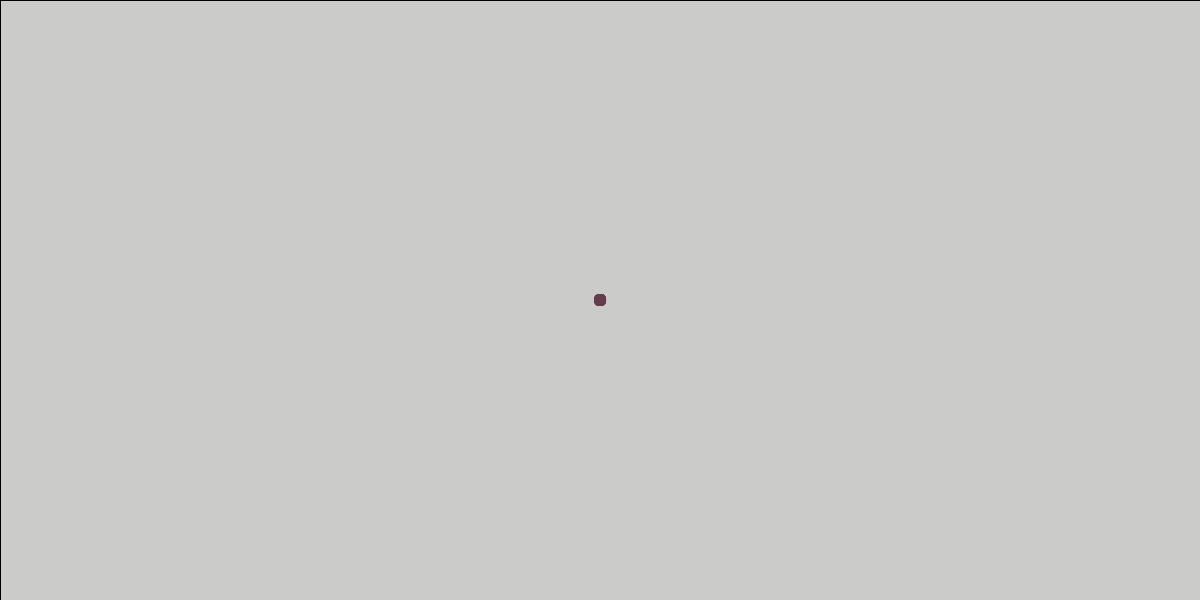
Frame 1 (no input)
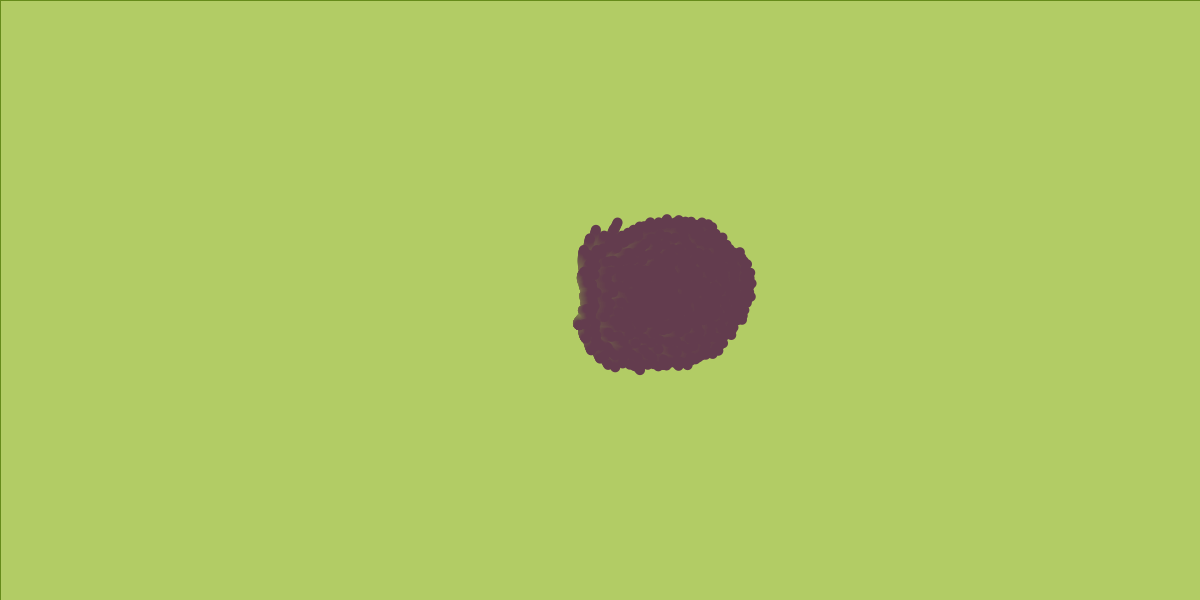
Frame 60 (the mouse pressed at the canvas centre just before this capture)
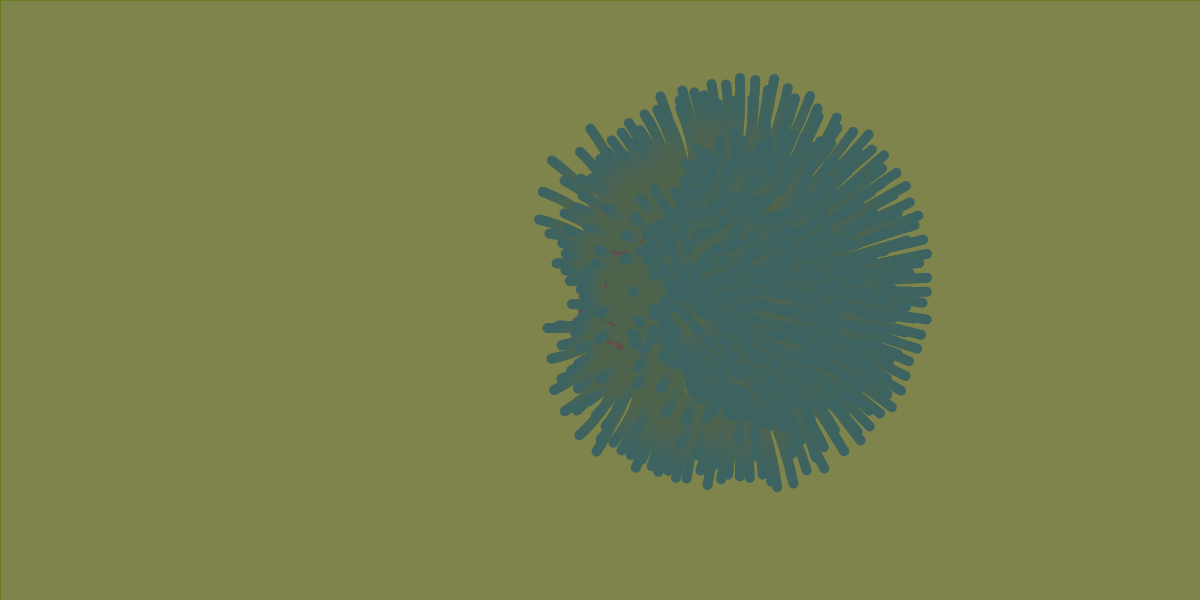
Frame 120 (the mouse held since frame 60 and released just before this capture)

The Processing sketch that drew these frames (run headless with seeded random() and noise(); from frame 60 on, the mouse is pressed at the canvas centre):

// Processing sketch: processing_28311
// ── processing_28311.pde

/* Flocking Simulation v. 1.0
By Graham Strang
Based heavily on Daniel Shiffman's "The Nature of Code" flocking exercise.
Creates 500 balls which travel both independently and as a group, changing color with cursor movements and creating visual paths of their motion.
The base code is Daniel Shiffman's flocking code, with graphics elements created and integrated by me.
*/


float backBright, backSat;
float boidBright, boidSat;


Flock flock = new Flock();

void setup(){
  size(1200,600);
  colorMode(HSB);
  flock = new Flock();
  noCursor();
  for(int i = 0; i < 500; i++){  //makes 500 Boids. Original code at http://www.shiffman.net/itp/classes/nature/week06_s09/flocking/Flocking.pde
    flock.addBoid(new Boid(new PVector(width/2,height/2),3,.05));
  }
  smooth();
}

void draw(){
  backBright = map(mouseX,0,width, 200,0);
  backSat = map(mouseY,0,height, 200,0);
  fill(50,backBright, backSat, 5);
  rect(0,0,width, height);
  flock.run();  //executes run().Oiginal code at http://www.shiffman.net/itp/classes/nature/week06_s09/flocking/Flocking.pde

    
  }




class Boid{
  PVector location;
  PVector velocity;
  PVector acceleration;
  float speedLimit;  //maximum speed
  float forceLimit;  // maximum steering force   original code at http://www.shiffman.net/itp/classes/nature/week06_s09/flocking/Boid.pde
  float r;
  
  Boid(PVector l, float sl, float fl){
   acceleration = new PVector(0,0);
   velocity = new PVector (random(-1,1), random(-1,1));
   location = l.get();
  
   speedLimit = sl;
   forceLimit = fl;  // Sets vector and limiting values. Original code at http://www.shiffman.net/itp/classes/nature/week06_s09/flocking/Boid.pde
  }
   void run(ArrayList boids){
     flocker(boids);
     update();
     borders();
     render();
   }
   
  void render(){
    
    noStroke();
    ellipse(location.x, location.y, 10,10);
    fill(235, 99, 99);
    if(mousePressed == true){    //Changes color to cyan upon mouse click
      fill(126, 99,99);
    }
    
  }
   void flocker(ArrayList boids){ //The three rules: Seperation, Alignment, Cohesion. Original Code at http://www.shiffman.net/itp/classes/nature/week06_s09/flocking/Boid.pde
    PVector sep = seperation(boids);
    PVector ali = align(boids);
    PVector coh = cohesion(boids);
    //Weighting the forces
    sep.mult(1.5);
    ali.mult(1);
    coh.mult(1);
    //Adding force to acceleration
    acceleration.add(sep);
    acceleration.add(ali);
    acceleration.add(coh);
    
  }
  
  void update(){  //updates location, velocity, max speed.
    velocity.add(acceleration);
    velocity.limit(speedLimit); //limiting speed
    location.add(velocity); 
    acceleration.mult(0); //resets acceleration
  }
  
  //These two set the Boids to seek each other out and slow when they arrive.
  //Original code at http://www.shiffman.net/itp/classes/nature/week06_s09/flocking/Boid.pde
  void seek(PVector target){
    acceleration.add(steering(target,false));
  }
  
  void arrive(PVector target){
    acceleration.add(steering(target, true));
  }
  
    
 
  //Method for making a steering vector towards a target.Original code at http://www.shiffman.net/itp/classes/nature/week06_s09/flocking/Boid.pde
  //Slows down object as it approaches the target.
  PVector steering(PVector target, boolean slow){
    PVector steering; 
    PVector desired = PVector.sub(target, location); //Points a vector from location to target.
    float d = desired.mag(); //Distance from target is the magnitude of the vector.
    if(d > 0){
      desired.normalize();
      if((slow)&&(d < 100)) desired.mult(speedLimit*(d/100));
      else desired.mult(speedLimit);
      steering = PVector.sub(desired, velocity);
      steering.limit(forceLimit);
    }
    else{
      steering = new PVector(0,0);
    }
    return steering;
  }
  
  //Wraps edges. Original code at http://www.shiffman.net/itp/classes/nature/week06_s09/flocking/Boid.pde
  void borders(){
    if (location.x < 0) location.x = width;
    if (location.y < 0) location.y = height;
    if (location.x > width) location.x = 0;
    if (location.y > height) location.y = 0;
  }
  //Seperation
  //Looks for objects nearby and avoids them.
  //Original code at http://www.shiffman.net/itp/classes/nature/week06_s09/flocking/Boid.pde  
  PVector seperation (ArrayList boids){
   float dSep = 25;
   if(mousePressed == true){ //When the mouse is pressed and held, the balls scatter. When released, they return to normal flocking.
     dSep = 100;
   }
   PVector steering = new PVector (0,0,0); 
   int count = 0;
   for (int i = 0; i < boids.size(); i++){
     Boid other = (Boid) boids.get(i);
     float d = PVector.dist(location, other.location);
     if((d>0) && (d < dSep)){
       PVector diff = PVector.sub(location, other.location);
       diff.normalize();
       diff.div(d);
       steering.add(diff);
       count++;
     }
   }
   if (count > 0){
     steering.div((float)count);
   }
   
   if(steering.mag() > 0){
     steering.normalize();
     steering.mult(speedLimit);
     steering.sub(velocity);
     steering.limit(forceLimit);
   }
   return steering;
  }
  //Alignment
  //Finds average velocity for nearby objects.
  //Original code at http://www.shiffman.net/itp/classes/nature/week06_s09/flocking/Boid.pde
  PVector align(ArrayList boids){
    float nDist = 50;
    if(mousePressed == true){ //When mouse is clicked, boids scatter.
      nDist = 0;
    }
    PVector steering = new PVector(0,0,0);
    int count = 0;
    for (int i = 0; i < boids.size(); i++){
      Boid other = (Boid) boids.get(i);
      float d = PVector.dist(location, other.location);
      if((d > 0) && (d < nDist)){
        steering.add(other.velocity);
        count ++;
      }
    }
    if(count > 0){
      steering.div((float) count);
    }
    
    if(steering.mag() > 0){
      steering.normalize();
      steering.mult(speedLimit);
      steering.sub(velocity);
      steering.limit(forceLimit);
    }
    return steering;
  }
  
  //Cohesion
  //Steer objects towards center of grouping
  //Original code at http://www.shiffman.net/itp/classes/nature/week06_s09/flocking/Boid.pde
  PVector cohesion(ArrayList boids){
    float nDist = 50;
    if(mousePressed == true){ //When mouse is clicked, boids scatter.
      nDist = 100;
    }
    PVector sum = new PVector(0,0,0);
    int count = 0;
    for(int i = 0; i < boids.size();i++){
      Boid other = (Boid) boids.get(i);
      float d = PVector.dist(location, other.location);
      if ((d>0) && (d < nDist)){
        sum.add(other.location);
        count++;
      }
    }
    if (count > 0){
      sum.div((float)count);
      return steering(sum,false);
    }
    return sum;
  }
}

class Flock{
  ArrayList boids;
  
  Flock(){
    boids = new ArrayList(); //Creates and initilizes an ArrayList for all boids. Original code: http://www.shiffman.net/itp/classes/nature/week06_s09/flocking/Flock.pde
  }
  
  void run(){
    for(int i = 0; i < boids.size(); i++){
      Boid b = (Boid) boids.get(i);
      b.run(boids);
    }
  }
  void addBoid(Boid b){
    boids.add(b);
  }
}
          
          
  
